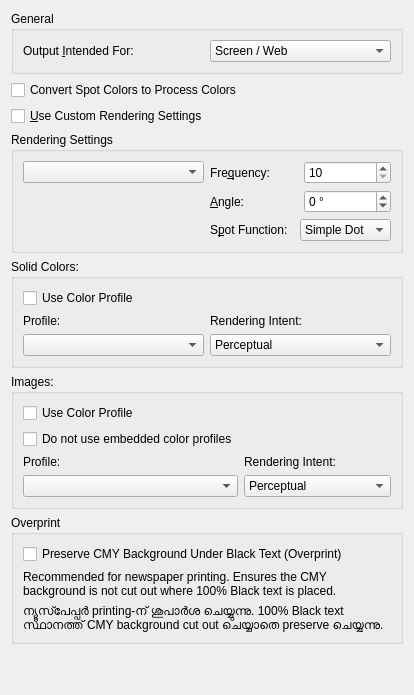
  <widget class="QWidget" name="tabColor">
   <attribute name="title">
    <string>C&amp;olor</string>
   </attribute>
   <layout class="QVBoxLayout" name="tabColorLayout">
    <item>
     <widget class="QGroupBox" name="ColorGroup">
      <property name="title">
       <string>General</string>
      </property>
      <layout class="QHBoxLayout" name="colorGroupLayout">
       <item>
        <widget class="QLabel" name="label_16">
         <property name="text">
          <string>Output &amp;Intended For:</string>
         </property>
         <property name="buddy">
          <cstring>OutCombo</cstring>
         </property>
        </widget>
       </item>
       <item>
        <widget class="QComboBox" name="OutCombo">
         <item>
          <property name="text">
           <string>Screen / Web</string>
          </property>
         </item>
         <item>
          <property name="text">
           <string>Printer</string>
          </property>
         </item>
         <item>
          <property name="text">
           <string>Grayscale</string>
          </property>
         </item>
        </widget>
       </item>
      </layout>
     </widget>
    </item>
    <item>
     <widget class="QCheckBox" name="useSpot">
      <property name="text">
       <string>Convert Spot Colors to Process Colors</string>
      </property>
     </widget>
    </item>
    <item>
     <widget class="QCheckBox" name="UseLPI">
      <property name="text">
       <string>&amp;Use Custom Rendering Settings</string>
      </property>
     </widget>
    </item>
    <item>
     <widget class="QGroupBox" name="LPIgroup">
      <property name="title">
       <string>Rendering Settings</string>
      </property>
      <layout class="QGridLayout" name="lpiGroupLayout">
       <item row="0" column="0">
        <widget class="QComboBox" name="LPIcolor"/>
       </item>
       <item row="0" column="1">
        <layout class="QHBoxLayout" name="horizontalLayout_10">
         <item>
          <widget class="QLabel" name="label_17">
           <property name="text">
            <string>Fre&amp;quency:</string>
           </property>
           <property name="buddy">
            <cstring>LPIfreq</cstring>
           </property>
          </widget>
         </item>
         <item>
          <widget class="QSpinBox" name="LPIfreq">
           <property name="minimum">
            <number>10</number>
           </property>
           <property name="maximum">
            <number>1000</number>
           </property>
          </widget>
         </item>
        </layout>
       </item>
       <item row="1" column="1">
        <layout class="QHBoxLayout" name="horizontalLayout_11">
         <item>
          <widget class="QLabel" name="label_18">
           <property name="text">
            <string>&amp;Angle:</string>
           </property>
           <property name="buddy">
            <cstring>LPIangle</cstring>
           </property>
          </widget>
         </item>
         <item>
          <widget class="QSpinBox" name="LPIangle">
           <property name="suffix">
            <string> °</string>
           </property>
           <property name="minimum">
            <number>-180</number>
           </property>
           <property name="maximum">
            <number>180</number>
           </property>
          </widget>
         </item>
        </layout>
       </item>
       <item row="2" column="1">
        <layout class="QHBoxLayout" name="horizontalLayout_12">
         <item>
          <widget class="QLabel" name="label_19">
           <property name="text">
            <string>S&amp;pot Function:</string>
           </property>
           <property name="buddy">
            <cstring>LPIfunc</cstring>
           </property>
          </widget>
         </item>
         <item>
          <widget class="QComboBox" name="LPIfunc">
           <property name="editable">
            <bool>false</bool>
           </property>
           <item>
            <property name="text">
             <string>Simple Dot</string>
            </property>
           </item>
           <item>
            <property name="text">
             <string>Line</string>
            </property>
           </item>
           <item>
            <property name="text">
             <string>Round</string>
            </property>
           </item>
           <item>
            <property name="text">
             <string>Ellipse</string>
            </property>
           </item>
          </widget>
         </item>
        </layout>
       </item>
      </layout>
     </widget>
    </item>
    <item>
     <widget class="QGroupBox" name="solidsProfileGroup">
      <property name="title">
       <string>Solid Colors:</string>
      </property>
      <layout class="QGridLayout" name="solidColorsGroupLayout">
       <item row="1" column="0">
        <widget class="QLabel" name="solidsProfileLabel">
         <property name="text">
          <string>Profile:</string>
         </property>
        </widget>
       </item>
       <item row="0" column="0">
        <widget class="QCheckBox" name="EmbedProfs">
         <property name="text">
          <string>Use Color Profile</string>
         </property>
        </widget>
       </item>
       <item row="1" column="1">
        <widget class="QLabel" name="solidsIntentLabel">
         <property name="text">
          <string>Rendering Intent:</string>
         </property>
        </widget>
       </item>
       <item row="2" column="0">
        <widget class="QComboBox" name="SolidPr"/>
       </item>
       <item row="2" column="1">
        <widget class="QComboBox" name="IntendS">
         <property name="editable">
          <bool>false</bool>
         </property>
         <item>
          <property name="text">
           <string>Perceptual</string>
          </property>
         </item>
         <item>
          <property name="text">
           <string>Relative Colorimetric</string>
          </property>
         </item>
         <item>
          <property name="text">
           <string>Saturation</string>
          </property>
         </item>
         <item>
          <property name="text">
           <string>Absolute Colorimetric</string>
          </property>
         </item>
        </widget>
       </item>
      </layout>
     </widget>
    </item>
    <item>
     <widget class="QGroupBox" name="imageProfileGroup">
      <property name="title">
       <string>Images:</string>
      </property>
      <layout class="QGridLayout" name="imageProfileGroupLayout">
       <item row="0" column="0">
        <widget class="QCheckBox" name="EmbedProfs2">
         <property name="text">
          <string>Use Color Profile</string>
         </property>
        </widget>
       </item>
       <item row="2" column="0">
        <widget class="QLabel" name="imageProfileLabel">
         <property name="text">
          <string>Profile:</string>
         </property>
        </widget>
       </item>
       <item row="2" column="1">
        <widget class="QLabel" name="imageIntentLabel">
         <property name="text">
          <string>Rendering Intent:</string>
         </property>
        </widget>
       </item>
       <item row="1" column="0">
        <widget class="QCheckBox" name="NoEmbedded">
         <property name="text">
          <string>Do not use embedded color profiles</string>
         </property>
        </widget>
       </item>
       <item row="3" column="0">
        <widget class="QComboBox" name="ImageP"/>
       </item>
       <item row="3" column="1">
        <widget class="QComboBox" name="IntendI">
         <property name="editable">
          <bool>false</bool>
         </property>
         <item>
          <property name="text">
           <string>Perceptual</string>
          </property>
         </item>
         <item>
          <property name="text">
           <string>Relative Colorimetric</string>
          </property>
         </item>
         <item>
          <property name="text">
           <string>Saturation</string>
          </property>
         </item>
         <item>
          <property name="text">
           <string>Absolute Colorimetric</string>
          </property>
         </item>
        </widget>
       </item>
      </layout>
     </widget>
    </item>
    <item>
     <widget class="QGroupBox" name="OverprintGroup">
      <property name="title">
       <string>Overprint</string>
      </property>
      <layout class="QVBoxLayout" name="overprintGroupLayout">
       <item>
        <widget class="QCheckBox" name="PreserveCMYUnderBlack">
         <property name="text">
          <string>Preserve CMY Background Under Black Text (Overprint)</string>
         </property>
        </widget>
       </item>
       <item>
        <widget class="QLabel" name="overprintHintLabel">
         <property name="text">
          <string>Recommended for newspaper printing. Ensures the CMY background is not cut out where 100% Black text is placed.</string>
         </property>
         <property name="wordWrap">
          <bool>true</bool>
         </property>
        </widget>
       </item>
       <item>
        <widget class="QLabel" name="overprintHintLabelMl">
         <property name="text">
          <string>ന്യൂസ്‌പേപ്പർ printing-ന് ശുപാർശ ചെയ്യുന്നു. 100% Black text സ്ഥാനത്ത് CMY background cut out ചെയ്യാതെ preserve ചെയ്യുന്നു.</string>
         </property>
         <property name="wordWrap">
          <bool>true</bool>
         </property>
        </widget>
       </item>
      </layout>
     </widget>
    </item>
    <item>
     <spacer name="verticalSpacer_3">
      <property name="orientation">
       <enum>Qt::Orientation::Vertical</enum>
      </property>
      <property name="sizeHint" stdset="0">
       <size>
        <width>20</width>
        <height>40</height>
       </size>
      </property>
     </spacer>
    </item>
   </layout>
  </widget>
